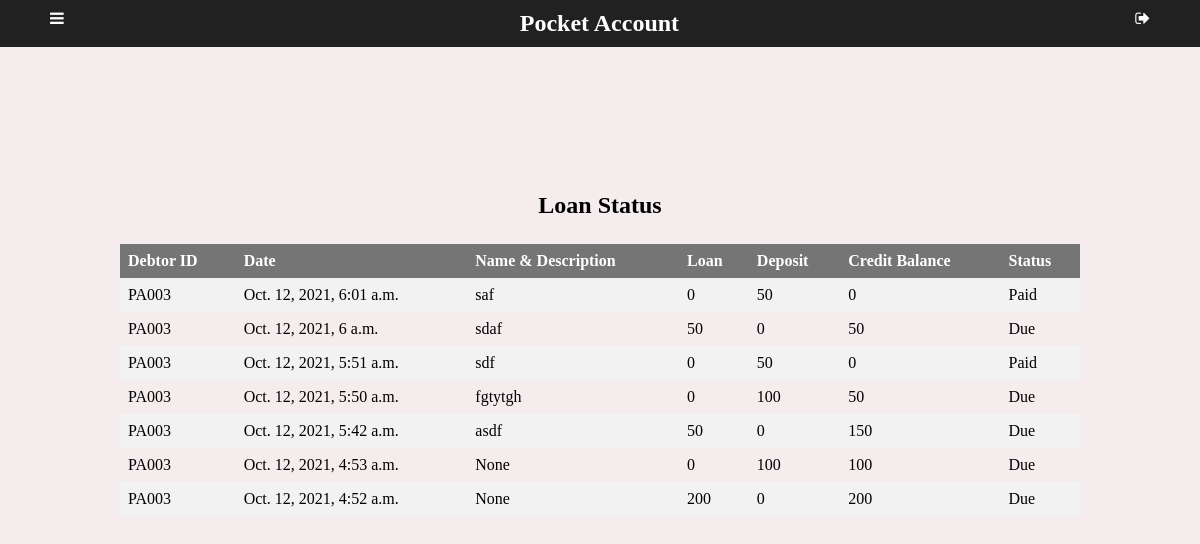
Before: /loan/ (signed in) with the older database file.
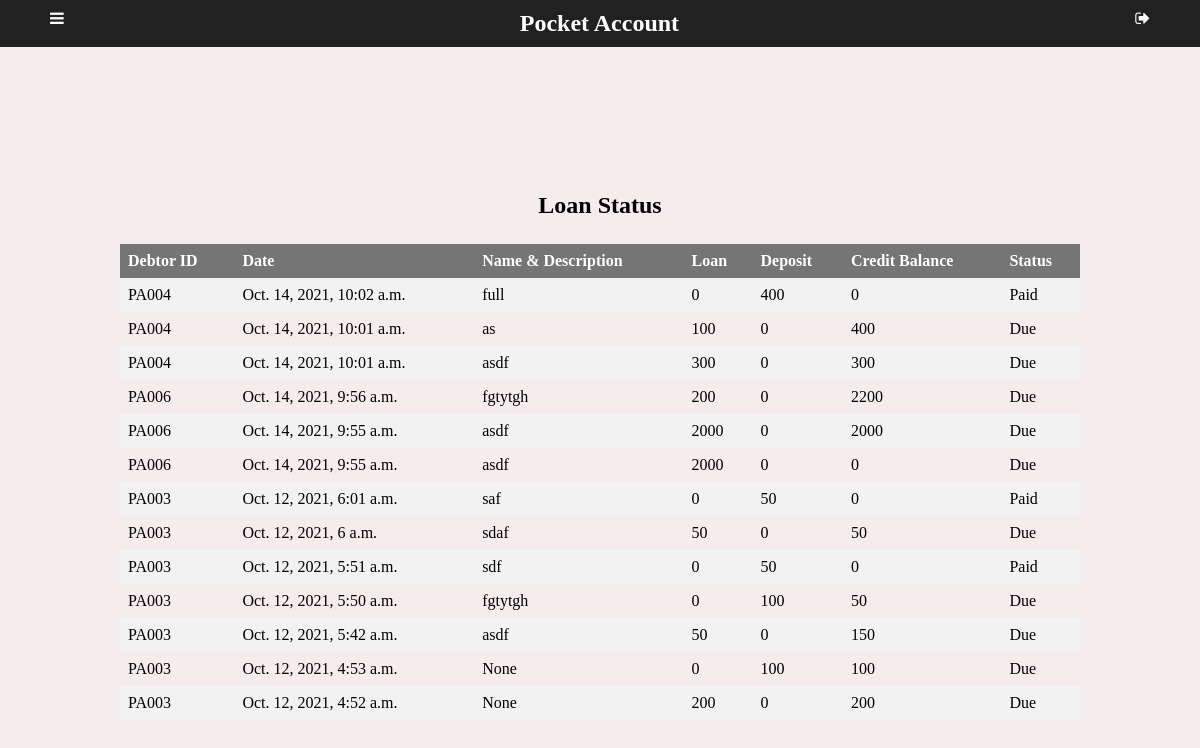
After: the same page with the newer database file.
### app/models.py (models this page shows)
class Account(models.Model):
    debtor = models.ForeignKey(Debtor, on_delete=models.SET_NULL, blank=True, null=True)
    description = models.TextField(blank=True, null= True)
    loan = models.IntegerField(default=0, null=True, blank=True)
    deposit = models.IntegerField(default=0, null=True, blank=True)
    balance = models.IntegerField(default=0, null=True, blank=True)
    date = models.DateTimeField(auto_now_add=True)
    status = models.BooleanField(default=False, null=True, blank=False)

class Debtor(models.Model):
    debtorName = models.CharField(max_length=50)
    phone = models.CharField(max_length=15, blank=True, null= True)
    address = models.TextField(blank=True, null= True)
    img = models.ImageField(upload_to='pics', null=True, blank=True)
    lender = models.ForeignKey(User, on_delete=models.SET_NULL, blank=True, null=True)
    totalbalance = models.IntegerField(default=0, null=True, blank=True)
    def __str__(self):
        return "PA00" +str(self.id)

### app/views.py (the view)
# urls.py: path('loan/', views.loan, name='loan'),
@login_required(login_url='login')
def loan(request):
    profile = Debtor.objects.filter(lender=request.user.id).all()
    accounts = Account.objects.filter(debtor__in=profile).order_by('-date')
    return render(request, "app/loan.html",{
        "accounts":accounts,
    })

### app/templates/app/loan.html (shortened to what this page needs)
{% extends "app/layout.html" %}
{% block body %}
<main>
    <div class="tablecontainer">
        <h2>Loan Status</h2>
        <table>
            <tr>
                <th>Debtor ID</th>
                <th>Date</th>
                <th>Name & Description</th>
                <th>Loan</th>
                <th>Deposit</th>
                <th>Credit Balance</th>
                <th>Status</th>
            </tr>
            {% for account in accounts %}
            <tr>
                <td>{{ account.debtor }}</td>
                <td>{{ account.date }}</td>
                <td>{{ account.description }}</td>
                <td>{{ account.loan }}</td>
                <td>{{ account.deposit }}</td>
                <td>{{ account.balance }}</td>
                {% if account.status %}
                  <td>Paid</td>
                {% else %}
                <td>Due</td>
                {% endif %}
            </tr>
            {% endfor %}
        </table>
    </div>
</main>
{% endblock %}

Changed rows visible on the page:
added Account: debtor "PA004", date "Oct. 14, 2021, 10:02 a.m.", description "full", loan "0", deposit "400", balance "0", status "Paid"
added Account: debtor "PA004", date "Oct. 14, 2021, 10:01 a.m.", description "as", loan "100", deposit "0", balance "400", status "Due"
added Account: debtor "PA004", date "Oct. 14, 2021, 10:01 a.m.", description "asdf", loan "300", deposit "0", balance "300", status "Due"
added Account: debtor "PA006", date "Oct. 14, 2021, 9:56 a.m.", description "fgtytgh", loan "200", deposit "0", balance "2200", status "Due"
added Account: debtor "PA006", date "Oct. 14, 2021, 9:55 a.m.", description "asdf", loan "2000", deposit "0", balance "2000", status "Due"
added Account: debtor "PA006", date "Oct. 14, 2021, 9:55 a.m.", description "asdf", loan "2000", deposit "0", balance "0", status "Due"
